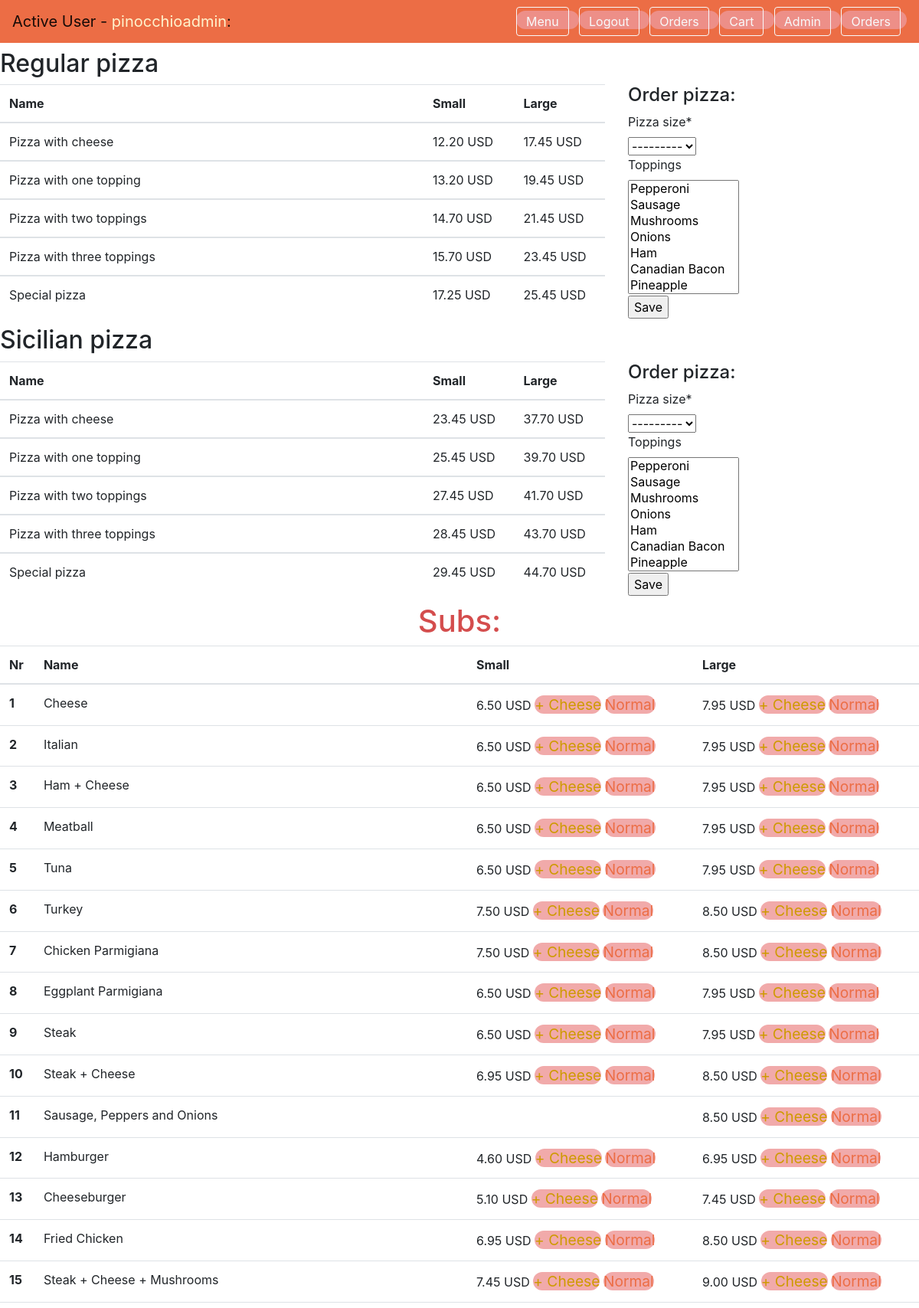
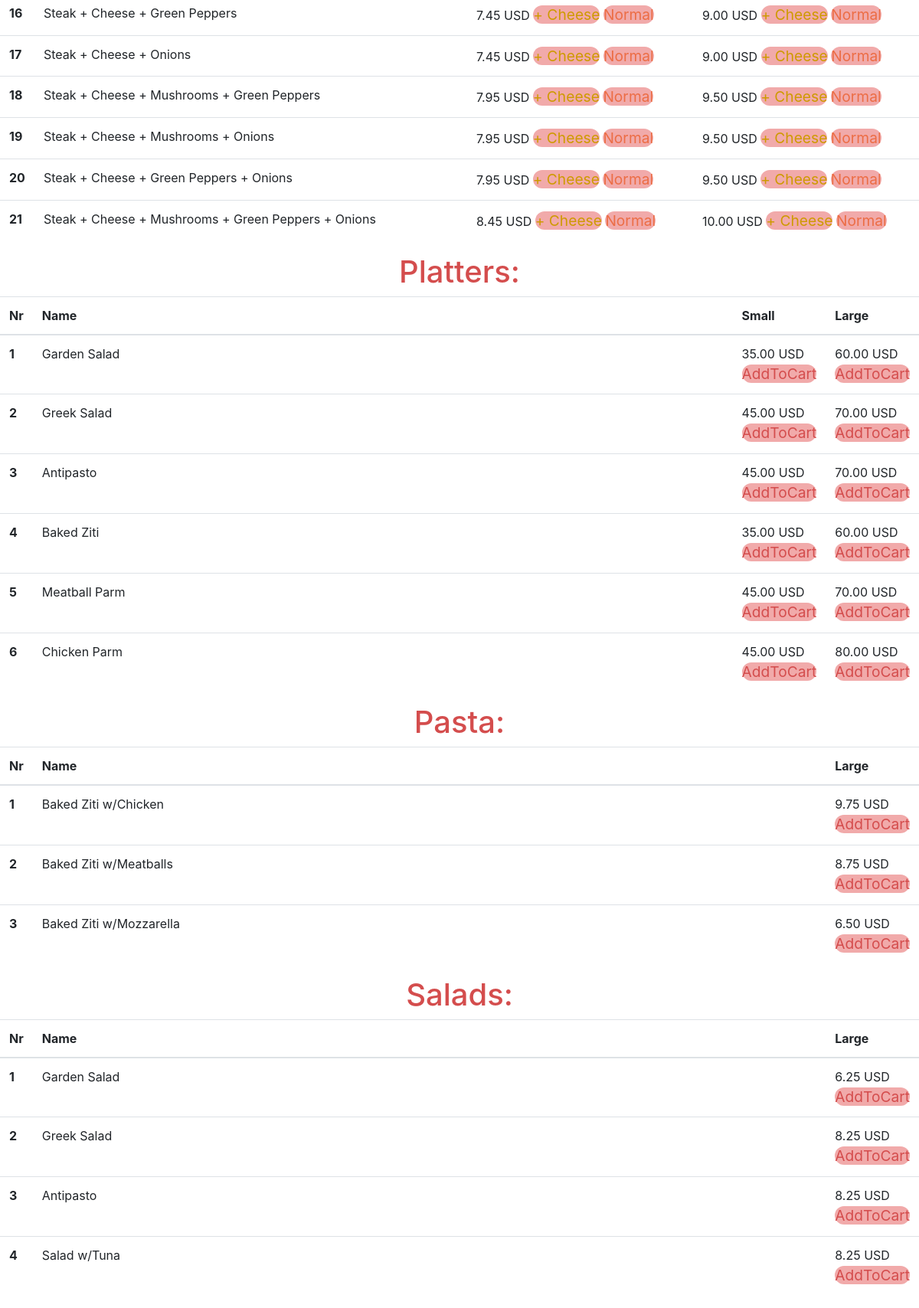
The app's page /menu (signed in) with its own data (2 pictures, top to bottom).
### orders/models.py (models this page shows, shortened)
class PizzaType(models.Model):
    name = models.CharField(max_length=60, unique=True)
    price_sm_0 = models.DecimalField(max_digits=4, decimal_places=2, null=True)
    price_sm_1 = models.DecimalField(max_digits=4, decimal_places=2, null=True)
    price_sm_2 = models.DecimalField(max_digits=4, decimal_places=2, null=True)
    price_sm_3 = models.DecimalField(max_digits=4, decimal_places=2, null=True)
    price_sm_4 = models.DecimalField(max_digits=4, decimal_places=2, null=True)
    price_lg_0 = models.DecimalField(max_digits=4, decimal_places=2, null=True)
    price_lg_1 = models.DecimalField(max_digits=4, decimal_places=2, null=True)
    price_lg_2 = models.DecimalField(max_digits=4, decimal_places=2, null=True)
    price_lg_3 = models.DecimalField(max_digits=4, decimal_places=2, null=True)
    price_lg_4 = models.DecimalField(max_digits=4, decimal_places=2, null=True)
    def __str__(self):
        return self.name

class SubType(models.Model):
    name = models.CharField(max_length=60, unique=True)
    small_price = models.DecimalField(max_digits=4, decimal_places=2, null=True, blank=True)
    large_price = models.DecimalField(max_digits=4, decimal_places=2)
    only_big_size = models.BooleanField(editable=False, default=False)
    def __str__(self):
        return self.name

class PlatterType(models.Model):
    name = models.CharField(max_length=60, unique=True)
    small_price = models.DecimalField(max_digits=4, decimal_places=2)
    large_price = models.DecimalField(max_digits=4, decimal_places=2)
    def __str__(self):
        return self.name

class PastaType(models.Model):
    name = models.CharField(max_length=60, unique=True)
    price = models.DecimalField(max_digits=4, decimal_places=2, default=0.00)
    def __str__(self):
        return self.name

class SaladType(models.Model):
    name = models.CharField(max_length=60, unique=True)
    price = models.DecimalField(max_digits=4, decimal_places=2, default=0.00)
    def __str__(self):
        return self.name

### orders/views.py (the view, shortened to what this page needs)
# urls.py: path("menu", menu_view, name="menu_view"),
@login_required()
def menu_view(request):
    form_pizza = PizzaAddForm(request.POST or None)
    context = {}
    context.update({"Sub": SubType.objects.all()})
    context.update({"Pasta": PastaType.objects.all()})
    context.update({"Salad": SaladType.objects.all()})
    context.update({"Platter": PlatterType.objects.all()})
    context.update({"Pizza": PizzaType.objects.all()})
    context.update({"PizzaToppings": PizzaTopping.objects.all()})
    context.update({"form_pizza": form_pizza})
    return render(request, 'orders/menu.html', context)

### orders/forms.py
class PizzaAddForm(forms.ModelForm):
    class Meta:
        model = Pizza
        fields = (
            'pizza_size',
            'toppings',
        )
    def __init__(self, *args, **kwargs):
        super().__init__(*args, **kwargs)
        self.fields['toppings'].widget.attrs.update({'size': '7'})

### orders/models.py (called while the page is built)
    def __str__(self):
        return self.name

### orders/templates/orders/menu.html (shortened to what this page needs)
{% extends "layout.html" %}
{% load crispy_forms_tags %}
{% block body %}
    {% for item_menu in Pizza %}
        <h2>{{ item_menu }} pizza</h2>
        <div class="row">
            <div class="col-8">
                <table class="table table-hover">
                    <thead>
                    <tr>
                        <th scope="col" width="70%">Name</th>
                        <th scope="col" width="15%">Small</th>
                        <th scope="col" width="15%">Large</th>
                    </tr>
                    </thead>
                    <tbody>
                    <tr>
                        <td>Pizza with cheese</td>
                        <td>{{ item_menu.price_sm_0 }} USD</td>
                        <td>{{ item_menu.price_lg_0 }} USD</td>
                    </tr>
                    </tbody>
                    <tbody>
                    <tr>
                        <td>Pizza with one topping</td>
                        <td>{{ item_menu.price_sm_1 }} USD</td>
                        <td>{{ item_menu.price_lg_1 }} USD</td>
                    </tr>
                    </tbody>
                    <tbody>
                    <tr>
                        <td>Pizza with two toppings</td>
                        <td>{{ item_menu.price_sm_2 }} USD</td>
                        <td>{{ item_menu.price_lg_2 }} USD</td>
                    </tr>
                    </tbody>
                    <tbody>
                    <tr>
                        <td>Pizza with three toppings</td>
                        <td>{{ item_menu.price_sm_3 }} USD</td>
                        <td>{{ item_menu.price_lg_3 }} USD</td>
                    </tr>
                    </tbody>
                    <tbody>
                    <tr>
                        <td>Special pizza</td>
                        <td>{{ item_menu.price_sm_4 }} USD</td>
                        <td>{{ item_menu.price_lg_4 }} USD</td>
                    </tr>
                    </tbody>
                </table>
            </div>
            <div class="col-2">
                <h4> Order pizza:</h4>
                <form method="POST">
                    {{ form_pizza | crispy }}
                    <input type="submit" value="Save"/>
                </form>
            </div>
        </div>
    {% endfor %}
    <h1>Subs:</h1>
    <table class="table table-hover">
        <thead>
        <tr>
            <th scope="col" width="2%">Nr</th>
            <th scope="col" width="48%">Name</th>
            <th scope="col" width="25%">Small</th>
            <th scope="col" width="25%">Large</th>
        </tr>
        </thead>
        <tbody>
        {% for item_menu in Sub %}
            <tr>
                <th scope="row">{{ forloop.counter }}</th>
                <td>{{ item_menu }}</td>
                {% if item_menu.only_big_size == 0 %}
                    <td>{{ item_menu.small_price }} USD
                        <a style="color: #ce9a00;" href="/add/sub/{{ item_menu.id }}/small/0">+ Cheese</a>
                        <a style="color: #ec6d45;" href="/add/sub/{{ item_menu.id }}/small/1">Normal</a>
                    </td>
                    <td>{{ item_menu.large_price }} USD
                        <a style="color: #ce9a00;" href="/add/sub/{{ item_menu.id }}/large/0">+ Cheese</a>
                        <a style="color: #ec6d45;" href="/add/sub/{{ item_menu.id }}/large/1">Normal</a>
                    </td>
                {% else %}
                    <td></td>
                    <td>{{ item_menu.large_price }} USD
                        <a style="color: #ce9a00;" href="/add/sub/{{ item_menu.id }}/large/0">+ Cheese</a>
                        <a style="color: #ec6d45;" href="/add/sub/{{ item_menu.id }}/large/1">Normal</a>
                    </td>
                {% endif %}
            </tr>
        {% endfor %}
        </tbody>
    </table>
    <h1>Platters:</h1>
    <table class="table table-hover">
        <thead>
        <tr>
            <th scope="col" width="2%">Nr</th>
            <th scope="col" width="78%">Name</th>
            <th scope="col" width="10%">Small</th>
            <th scope="col" width="10%">Large</th>
        </tr>
        </thead>
        <tbody>
        {% for item_menu in Platter %}
            <tr>
                <th scope="row">{{ forloop.counter }}</th>
                <td>{{ item_menu }}</td>
                <td>{{ item_menu.small_price }} USD
                    <a style="color: #d44d4d;" href="/add/platter/{{ item_menu.id }}/small/0">AddToCart</a>
                </td>
                <td>{{ item_menu.large_price }} USD
                    <a style="color: #d44d4d;" href="/add/platter/{{ item_menu.id }}/large/0">AddToCart</a>
                </td>
            </tr>
        {% endfor %}
        </tbody>
    </table>
    <h1>Pasta:</h1>
    <table class="table table-hover">
        <thead>
        <tr>
            <th scope="col" width="2%">Nr</th>
            <th scope="col" width="88%">Name</th>
            <th scope="col" width="10%">Large</th>
        </tr>
        </thead>
        <tbody>
        {% for item_menu in Pasta %}
            <tr>
                <th scope="row">{{ forloop.counter }}</th>
                <td>{{ item_menu }}</td>
                <td>{{ item_menu.price }} USD
                    <a style="color: #d44d4d;" href="/add/pasta/{{ item_menu.id }}/large/0">AddToCart</a>
                </td>
            </tr>
        {% endfor %}
        </tbody>
    </table>
    <h1>Salads:</h1>
    <table class="table table-hover">
        <thead>
        <tr>
            <th scope="col" width="2%">Nr</th>
            <th scope="col" width="88%">Name</th>
            <th scope="col" width="10%">Large</th>
        </tr>
        </thead>
        <tbody>
        {% for item_menu in Salad %}
            <tr>
                <th scope="row">{{ forloop.counter }}</th>
                <td>{{ item_menu }}</td>
                <td>{{ item_menu.price }} USD
                    <a style="color: #d44d4d;" href="/add/salad/{{ item_menu.id }}/1/0">AddToCart</a>
                </td>
            </tr>
        {% endfor %}
        </tbody>
    </table>
{% endblock %}

### orders/templates/layout.html (shortened to what this page needs)
<!DOCTYPE html>
<html>
<head>
    <link rel="stylesheet" href="https://stackpath.bootstrapcdn.com/bootstrap/4.3.1/css/bootstrap.min.css">
    <link rel="stylesheet" href="https://use.fontawesome.com/releases/v5.5.0/css/all.css">
    <link rel="stylesheet" type="text/css" href="https://maxcdn.bootstrapcdn.com/font-awesome/4.7.0/css/font-awesome.min.css">
    <link rel="stylesheet" href="{{ static }}style.css">
</head>
<body>
{% if user.is_authenticated %}
    <div class="navbar navbar-light" style="background-color: #ec6d45;">
        <div class="navbar-brand"> Active User -  <span style='color: #fff3cd;'>{{ user.get_username }}</span>:</div>
        <div>
            <a href="{% url 'menu_view' %}">
                <button class="btn btn-outline-light my-2 my-sm-0 mr-2">Menu</button>
            </a>
            <a href="{% url 'logout_view' %}">
                <button class="btn btn-outline-light my-2 my-sm-0 mr-2" type="button">Logout</button>
            </a>
            <a href="{% url 'user_orders_view' %}">
                <button class="btn btn-outline-light my-2 my-sm-0 mr-2" type="button" title="All orders">Orders</i>
                </button>
            </a>
            <a href="{% url 'cart_view' %}">
                <button class="btn btn-outline-light my-2 my-sm-0 mr-2" type="button" title="Look at your cart">Cart</button>
            </a>
            {% if request.user.is_staff %}
                <a href="/admin">
                    <button class="btn btn-outline-light my-2 my-sm-0 mr-2" type="button" title="Admin panel">Admin</button>
                </a>
                <a href="{% url 'all_orders_view' %}">
                    <button class="btn btn-outline-light my-2 my-sm-0 mr-2" type="button" title="All orders from users">Orders</button>
                </a>
            {% endif %}
        </div>
    </div>
{% endif %}
{% block body %}{% endblock %}
</body>
</html>

### orders/static/css/style.css (style rules this page uses)
h1 { color:#d44d4d; text-align: center; }
a { font-size: larger; color: blueviolet; background-color: rgba(238, 151, 151, 0.815); border-radius: 35px; }

### records on screen
PizzaType: name "Regular", price_sm_0 "12.20", price_lg_0 "17.45", price_sm_1 "13.20", price_lg_1 "19.45", price_sm_2 "14.70", price_lg_2 "21.45", price_sm_3 "15.70", price_lg_3 "23.45", price_sm_4 "17.25", price_lg_4 "25.45"
PizzaType: name "Sicilian", price_sm_0 "23.45", price_lg_0 "37.70", price_sm_1 "25.45", price_lg_1 "39.70", price_sm_2 "27.45", price_lg_2 "41.70", price_sm_3 "28.45", price_lg_3 "43.70", price_sm_4 "29.45", price_lg_4 "44.70"
SubType: name "Cheese", small_price "6.50", large_price "7.95"
SubType: name "Italian", small_price "6.50", large_price "7.95"
SubType: name "Ham + Cheese", small_price "6.50", large_price "7.95"
SubType: name "Meatball", small_price "6.50", large_price "7.95"
SubType: name "Tuna", small_price "6.50", large_price "7.95"
SubType: name "Turkey", small_price "7.50", large_price "8.50"
SubType: name "Chicken Parmigiana", small_price "7.50", large_price "8.50"
SubType: name "Eggplant Parmigiana", small_price "6.50", large_price "7.95"
SubType: name "Steak", small_price "6.50", large_price "7.95"
SubType: name "Steak + Cheese", small_price "6.95", large_price "8.50"
SubType: name "Sausage, Peppers and Onions", large_price "8.50"
SubType: name "Hamburger", small_price "4.60", large_price "6.95"
SubType: name "Cheeseburger", small_price "5.10", large_price "7.45"
SubType: name "Fried Chicken", small_price "6.95", large_price "8.50"
SubType: name "Steak + Cheese + Mushrooms", small_price "7.45", large_price "9.00"
SubType: name "Steak + Cheese + Green Peppers", small_price "7.45", large_price "9.00"
SubType: name "Steak + Cheese + Onions", small_price "7.45", large_price "9.00"
SubType: name "Steak + Cheese + Mushrooms + Green Peppers", small_price "7.95", large_price "9.50"
SubType: name "Steak + Cheese + Mushrooms + Onions", small_price "7.95", large_price "9.50"
SubType: name "Steak + Cheese + Green Peppers + Onions", small_price "7.95", large_price "9.50"
SubType: name "Steak + Cheese + Mushrooms + Green Peppers + Onions", small_price "8.45", large_price "10.00"
PlatterType: name "Garden Salad", small_price "35.00", large_price "60.00"
PlatterType: name "Greek Salad", small_price "45.00", large_price "70.00"
PlatterType: name "Antipasto", small_price "45.00", large_price "70.00"
PlatterType: name "Baked Ziti", small_price "35.00", large_price "60.00"
PlatterType: name "Meatball Parm", small_price "45.00", large_price "70.00"
PlatterType: name "Chicken Parm", small_price "45.00", large_price "80.00"
PastaType: name "Baked Ziti w/Chicken", price "9.75"
PastaType: name "Baked Ziti w/Meatballs", price "8.75"
PastaType: name "Baked Ziti w/Mozzarella", price "6.50"
SaladType: name "Garden Salad", price "6.25"
SaladType: name "Greek Salad", price "8.25"
SaladType: name "Antipasto", price "8.25"
SaladType: name "Salad w/Tuna", price "8.25"

### other values on screen
{{ user.get_username }} "pinocchioadmin"
